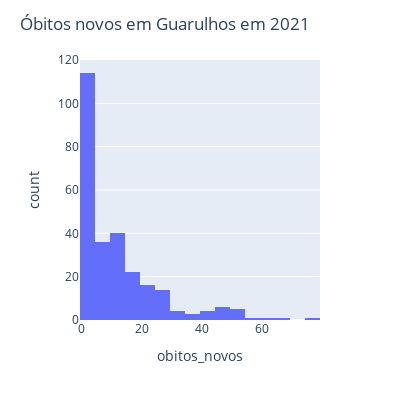

The cell this chart's notebook holds for it:
### Code cell
grafico = px.histogram(covid_guarulhos2021, x="obitos_novos", nbins=30)
grafico.update_layout(width=400, height=400, title_text="Óbitos novos em Guarulhos em 2021")
grafico.show()

### Figure 1 — Plotly figure (JSON) as saved in the notebook; plotly's stock layout.template omitted (floating-point values rounded to 4 significant figures; data arrays with more than 128 entries replaced by an {"elided": "..."} marker saying what was removed)
{"data": [{"alignmentgroup": "True", "bingroup": "x", "hovertemplate": "obitos_novos=%{x}<br>count=%{y}<extra></extra>", "legendgroup": "", "marker": {"color": "#636efa", "pattern": {"shape": ""}}, "name": "", "nbinsx": 30, "offsetgroup": "", "orientation": "v", "showlegend": false, "type": "histogram", "x": {"elided": "268 int values"}, "xaxis": "x", "yaxis": "y"}], "layout": {"barmode": "relative", "height": 400, "legend": {"tracegroupgap": 0}, "margin": {"t": 60}, "title": {"text": "Óbitos novos em Guarulhos em 2021"}, "width": 400, "xaxis": {"anchor": "y", "domain": [0, 1], "title": {"text": "obitos_novos"}}, "yaxis": {"anchor": "x", "domain": [0, 1], "title": {"text": "count"}}}}
